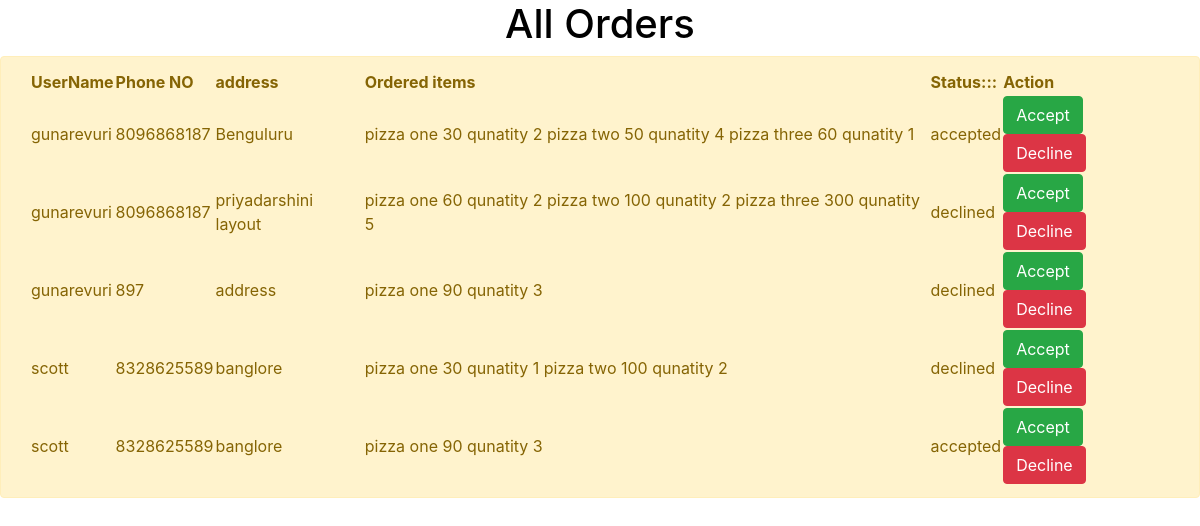
The page /adminorders/ on the database its author committed.
### pizzaapp/models.py (models this page shows)
class OrderModel(models.Model):
	username = models.CharField(max_length = 10)
	phoneno = models.IntegerField(default = 0)
	address = models.CharField( max_length = 100)
	ordereditems = models.CharField(max_length = 100)
	status = models.CharField(max_length = 10, default = 'pending')

### pizzaapp/views.py (the view)
# urls.py: path('adminorders/', adminorders, name= 'adminorders'),
def adminorders(request):
	orders = OrderModel.objects.all()
	context = {
		'orders': orders
	}
	return render(request, 'pizzaapp/adminorders.html', context)

### templates/pizzaapp/adminorders.html
{% extends 'pizzaapp/base.html' %}
{% block content %}
<h1 style="text-align: center;color: black;">All Orders</h1>
<div class="alert alert-warning" role = "alert">
<table class="container">
	<tr>
		<th>UserName</th>
		<th>Phone NO</th>
		<th>address</th>
		<th>Ordered items</th>
		<th>Status:::</th>
		<th>Action</th>
	</tr>
	{% for order in orders %}
	<tr>
		<td> {{ order.username }} </td>
		<td> {{ order.phoneno }} </td>
		<td> {{ order.address }}</td>
		<td>{{ order.ordereditems }}</td>
		<td>{{ order.status}}</td>
		<td><a href="/acceptorder/{{order.id}}/" class="btn btn-success">Accept</a>
		<a href="/declineorder/{{order.id}}/" class="btn btn-danger">Decline</a></td>
	</tr>
	{% endfor %}
</table>
</div>
{% endblock %}

### templates/pizzaapp/base.html (shortened to what this page needs)
<!DOCTYPE html>
<html>
<head>
	<link rel="stylesheet" href="https://stackpath.bootstrapcdn.com/bootstrap/4.3.1/css/bootstrap.min.css">
</head>
<body>
	{% block content %}
	{% endblock %}
</body>
</html>

### rows shown on the page
OrderModel: username "gunarevuri", phoneno "8096868187", address "Benguluru", ordereditems "pizza one 30 qunatity 2 pizza two 50 qunatity 4 pizza three 60 qunatity 1", status "accepted"
OrderModel: username "gunarevuri", phoneno "8096868187", address "priyadarshini layout", ordereditems "pizza one 60 qunatity 2 pizza two 100 qunatity 2 pizza three 300 qunatity 5", status "declined"
OrderModel: username "gunarevuri", phoneno "897", address "address", ordereditems "pizza one 90 qunatity 3", status "declined"
OrderModel: username "scott", phoneno "8328625589", address "banglore", ordereditems "pizza one 30 qunatity 1 pizza two 100 qunatity 2", status "declined"
OrderModel: username "scott", phoneno "8328625589", address "banglore", ordereditems "pizza one 90 qunatity 3", status "accepted"
